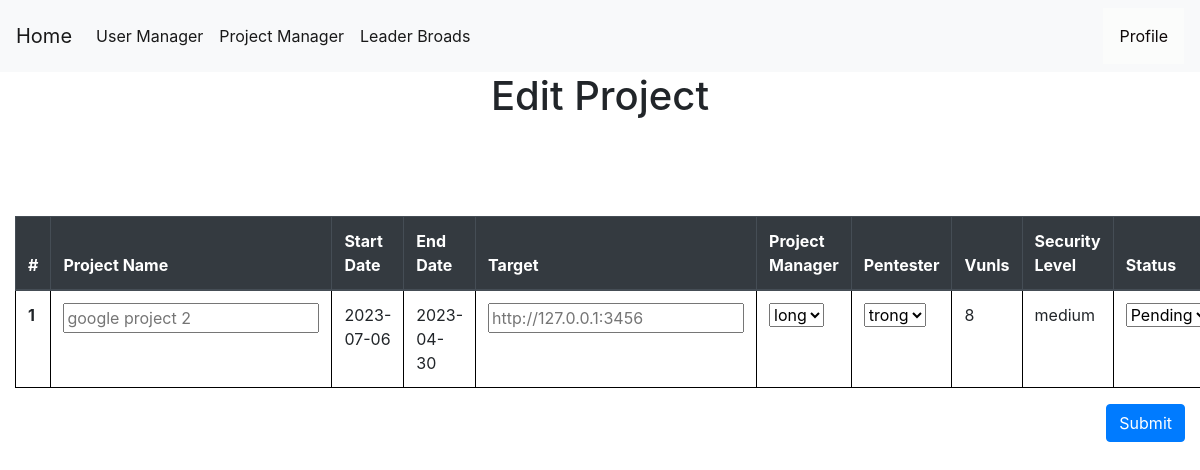
The app's page /editproject/1 (signed in), older data.
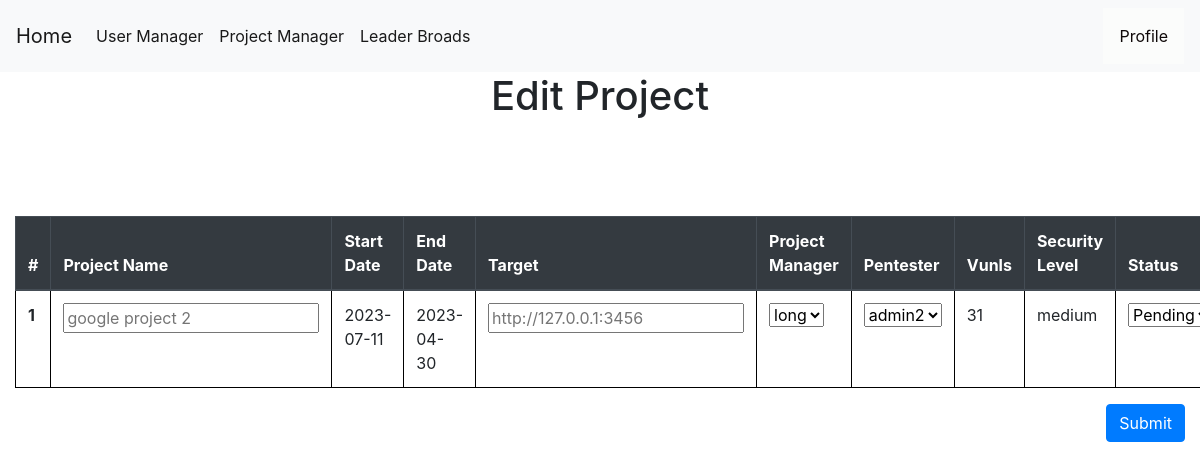
The same page, newer data.
### tables this page shows
CREATE TABLE projects (
    projectid INTEGER PRIMARY KEY AUTOINCREMENT,
    projectname TEXT NOT NULL,
    startdate date NOT NULL,
    enddate date,
    vunls int,
    target text not null,
    securitylevel TEXT,
    manager TEXT ,
    pentester TEXT ,
    status TEXT NOT NULL,
    create_by INTEGER ,
    isspider INTEGER,
    login INTEGER NOT NULL,
    isconfig INTEGER NOT NULL DEFAULT 0,
    FOREIGN KEY (pentester) REFERENCES users(userid) ON DELETE CASCADE
    FOREIGN KEY (manager) REFERENCES users(userid) ON DELETE CASCADE
    FOREIGN KEY (create_by) REFERENCES users(userid) ON DELETE CASCADE
);

### app.py (the view, shortened to what this page needs)
@app.route('/editproject/<int:id>', methods=('GET', 'POST'))
def editproject(id):
    msg = ''
    if session["userid"] == None:
        return redirect(url_for('login'))
    currentuser = get_current_user()
    if currentuser["role"] == 'Pentester':
        return render_template('403.html',)
    conn = get_db_connection()
    projects = conn.execute('SELECT * FROM projects WHERE projectid = ?',(id,)).fetchall()
    project = conn.execute('SELECT * FROM projects WHERE projectid = ?',(id,)).fetchone()
    users = conn.execute('SELECT * FROM users').fetchall()
    return render_template('edit_project.html',currentuser=currentuser, projects=projects,users=users,msg=msg)

### app.py (called while the page is built)
def get_db_connection():
    conn = sqlite3.connect('database.db')
    conn.row_factory = sqlite3.Row
    return conn

def get_current_user():
    userid = session["userid"]
    conn = get_db_connection()
    user = conn.execute('SELECT * FROM users WHERE userid = ?',(userid,)).fetchone()
    conn.commit()
    conn.close()
    return user

### templates/edit_project.html (shortened to what this page needs)
{% extends 'base.html' %}
{% block content %}
    <center><h1>{% block title %} Edit Project  {% endblock %}</h1></center>
    <link rel= "stylesheet" type= "text/css" href= "{{ url_for('static',filename='css/showuser.css') }}">
  <form method="post">
    <table class="table" style="width:100%">
        <thead class="thead-dark" style="width:100%">
          <tr>
            <th width="5%" scope="col">#</th>
            <th width="10%" scope="col">Project Name</th>
            <th width="20%" scope="col">Start Date</th>
            <th width="20%" scope="col">End Date</th>
            <th scope="col">Target</th>
            <th scope="col">Project Manager</th>
            <th scope="col">Pentester</th>
            <th scope="col">Vunls</th>
            <th scope="col">Security Level</th>
            <th scope="col">Status</th>
          </tr>
        </thead>
        <tbody>
        {% for project in projects %}
          <tr>
            <th class="counterCell"></th>
            <th><input name="projectname" placeholder="{{project.projectname}}"autofocus="" /></br></th>
            <td>{{ project.startdate }}</td>
            <td>{{ project.enddate }}</td>
            <th><input name="target" placeholder="{{project.target}}"autofocus="" /></br></th>
            <td>
                <select name="manager" id="manager">
                {% for user in users %}
                {% if  user.role == 'Project Manager'%}
                <option value="{{user.username}}">{{user.username}}</option>
                {% endif %}
                {% endfor %}
              </select>
            </td>
            <td>
                <select name="pentester" id="pentester">
                  {% for user in users %}
                  {% if  user.role == 'Pentester'%}
                  <option value="{{user.username}}">{{user.username}}</option>
                  {% endif %}
                  {% endfor %}
              </select>
            </td>
            <td>{{ project.vunls }}</td>
            <td>{{ project.securitylevel }}</td>
            <td><select name="status" id="status">
              <option value="Pending">Pending</option>
            </select></td>
          </tr>
        {% endfor %}
        </tbody>
      </table>
      <div class="form-group">
        <button class="btn btn-primary" style="float: right;" role="button" aria-pressed="true" type="submit" class="btn btn-primary">Submit</button>
        </div>
  </form>
{% endblock %}

Row changes from the older to the newer data that the page shows:
changed projects "medium": startdate "2023-07-06" → "2023-07-11"; pentester "trong" → "admin2"; vunls "8" → "31"
